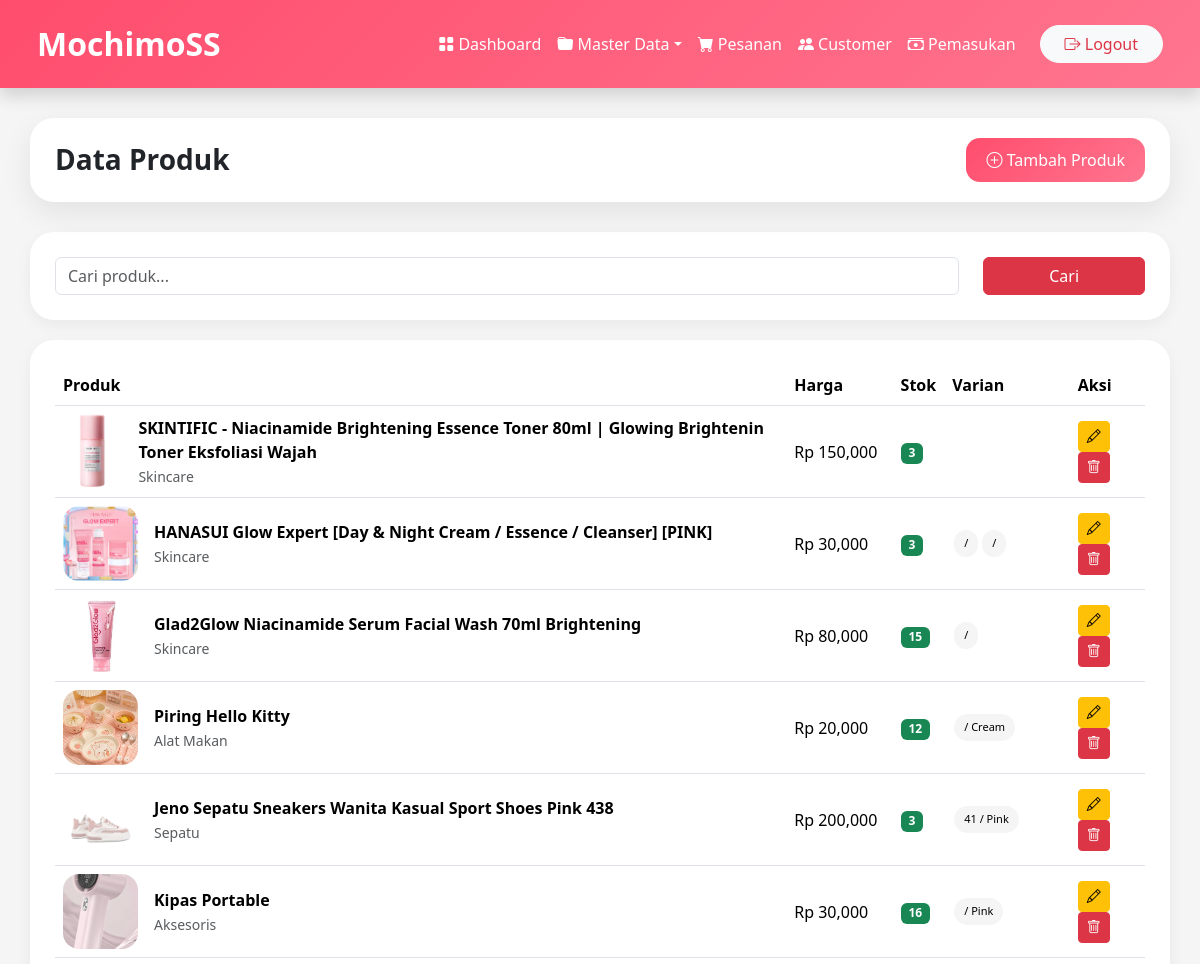
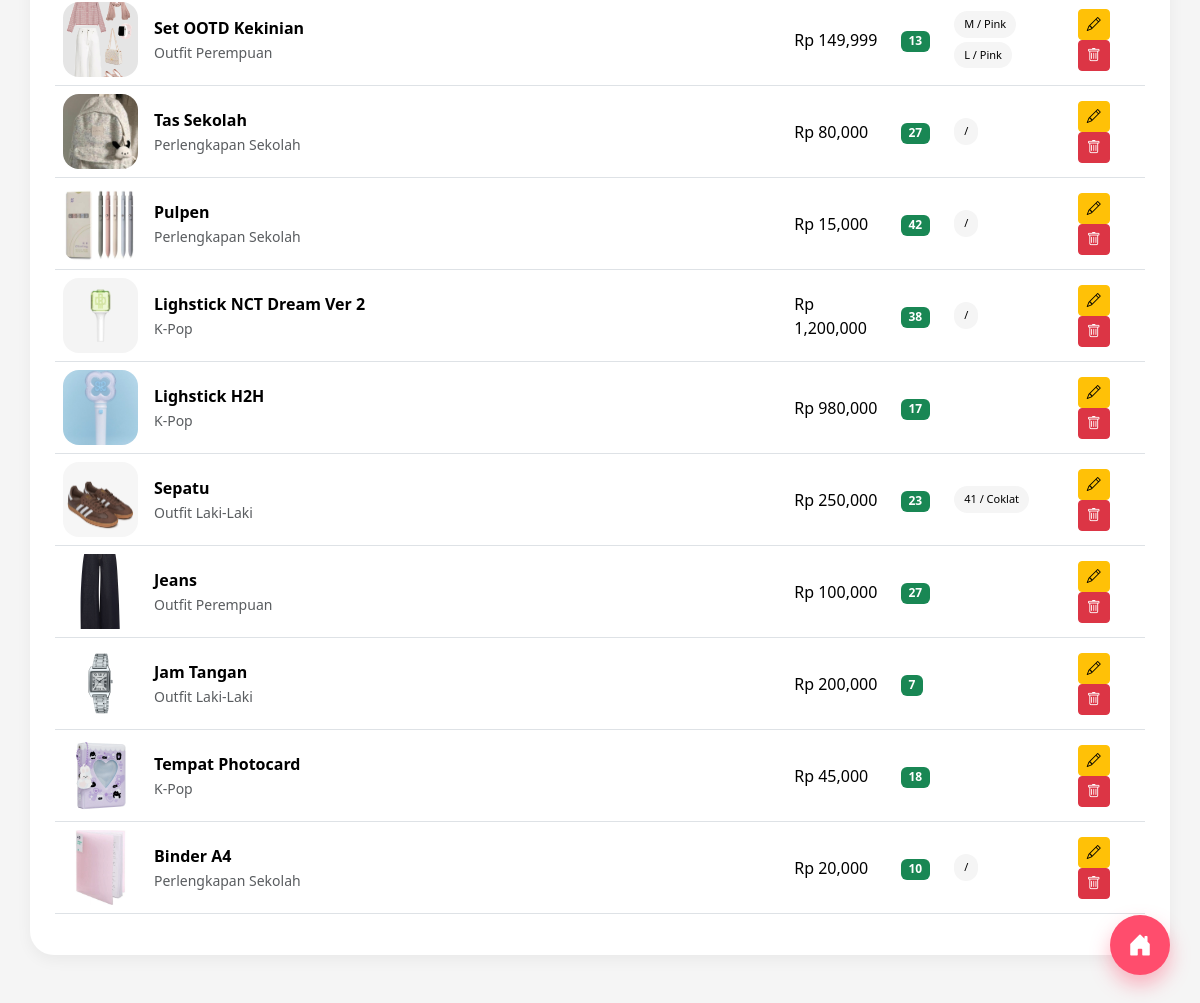
Page /admin/produk.php (signed in) on the committed database (2 pictures, top to bottom).
### tables this page shows
CREATE TABLE `produk` (
  `id_produk` int NOT NULL,
  `id_kategori` int DEFAULT NULL,
  `nama_produk` varchar(150) NOT NULL,
  `harga` int NOT NULL,
  `stok` int DEFAULT '0',
  `deskripsi` text,
  `gambar` varchar(255) DEFAULT NULL,
  `rating` decimal(2,1) DEFAULT '0.0',
  `created_at` timestamp NOT NULL DEFAULT CURRENT_TIMESTAMP,
  `ukuran` varchar(50) DEFAULT NULL
);

CREATE TABLE `kategori` (
  `id_kategori` int NOT NULL,
  `nama_kategori` varchar(100) NOT NULL,
  `gambar` varchar(255) DEFAULT NULL,
  `created_at` timestamp NOT NULL DEFAULT CURRENT_TIMESTAMP,
  `ikon` varchar(255) DEFAULT NULL
);

CREATE TABLE `varian_produk` (
  `id_varian` int NOT NULL,
  `id_produk` int NOT NULL,
  `ukuran` varchar(50) DEFAULT NULL,
  `warna` varchar(50) DEFAULT NULL,
  `stok` int DEFAULT '0',
  `gambar_varian` varchar(255) DEFAULT NULL,
  `harga_varian` int DEFAULT '0'
);

### admin/produk.php (the view, shortened to what this page needs)
<?php
include 'koneksi.php';
$search = isset($_GET['search']) ? mysqli_real_escape_string($conn, $_GET['search']) : '';
$query = mysqli_query($conn,"
    SELECT produk.*, kategori.nama_kategori
    FROM produk
    JOIN kategori ON produk.id_kategori = kategori.id_kategori
    WHERE produk.nama_produk LIKE '%$search%'
    ORDER BY produk.id_produk DESC
");
?>
<!DOCTYPE html>
<html lang="id">
<head>
    <link href="https://cdn.jsdelivr.net/npm/bootstrap@5.3.3/dist/css/bootstrap.min.css" rel="stylesheet">
    <link rel="stylesheet" href="https://cdn.jsdelivr.net/npm/bootstrap-icons@1.11.3/font/bootstrap-icons.min.css">
</head>
<body>
    <a href="dashboard.php" class="fab-dashboard" title="Kembali ke Dashboard">
        <i class="bi bi-house-door-fill" style="font-size: 24px;"></i>
    </a>
    <nav class="navbar navbar-expand-lg navbar-dark shadow">
        <div class="container-fluid">
            <a class="navbar-brand text-white" href="dashboard.php">MochimoSS</a>
            <div class="collapse navbar-collapse" id="navbarAdmin">
                <ul class="navbar-nav ms-auto align-items-lg-center">
                    <li class="nav-item"><a class="nav-link" href="dashboard.php"><i class="bi bi-grid-fill"></i> Dashboard</a></li>
                    <li class="nav-item dropdown">
                        <a class="nav-link dropdown-toggle" href="#" role="button" data-bs-toggle="dropdown"><i class="bi bi-folder-fill"></i> Master Data</a>
                    </li>
                    <li class="nav-item"><a class="nav-link" href="pesanan.php"><i class="bi bi-cart-fill"></i> Pesanan</a></li>
                    <li class="nav-item"><a class="nav-link" href="customer.php"><i class="bi bi-people-fill"></i> Customer</a></li>
                    <li class="nav-item"><a class="nav-link" href="pemasukan.php"><i class="bi bi-cash-stack"></i> Pemasukan</a></li>
                    <li class="nav-item ms-lg-3"><a href="logout.php" class="btn btn-light text-danger rounded-pill px-4"><i class="bi bi-box-arrow-right"></i> Logout</a></li>
                </ul>
            </div>
        </div>
    </nav>
    <div class="sticky-topbox">
        <h3 class="fw-bold mb-0">Data Produk</h3>
        <a href="tambah_produk.php" class="btn-add"><i class="bi bi-plus-circle"></i> Tambah Produk</a>
    </div>
    <div class="content">
        <div class="search-card">
            <form method="GET" class="row">
                <div class="col-md-10"><input type="text" name="search" class="form-control" placeholder="Cari produk..." value="<?= $search; ?>"></div>
                <div class="col-md-2 mt-2 mt-md-0"><button class="btn btn-danger w-100">Cari</button></div>
            </form>
        </div>
        <div class="table-box">
            <div class="table-responsive">
                <table class="table align-middle">
                    <thead><tr><th>Produk</th><th>Harga</th><th>Stok</th><th>Varian</th><th>Aksi</th></tr></thead>
                    <tbody>
                        <?php while($data = mysqli_fetch_assoc($query)) :
                            $id_produk = $data['id_produk'];
                            $total_stok = intval($data['stok']);
                            $varian_query = mysqli_query($conn,"SELECT * FROM varian_produk WHERE id_produk='$id_produk'");
                            $varian_html = '';
                            while($v = mysqli_fetch_assoc($varian_query)){
                                $total_stok += intval($v['stok']);
                                $varian_html .= "<span class='variant-item'>".$v['ukuran']." / ".$v['warna']."</span>";
                            }
                        ?>
                        <tr>
                            <td>
                                <div class="d-flex align-items-center">
                                    <img src="upload/<?= $data['gambar']; ?>" class="product-image me-3">
                                    <div><div class="fw-bold"><?= $data['nama_produk']; ?></div><small class="text-muted"><?= $data['nama_kategori']; ?></small></div>
                                </div>
                            </td>
                            <td>Rp <?= number_format($data['harga']); ?></td>
                            <td><span class="badge <?= $total_stok > 0 ? 'bg-success' : 'bg-danger' ?>"><?= $total_stok; ?></span></td>
                            <td><?= $varian_html; ?></td>
                            <td>
                                <a href="edit_produk.php?id=<?= $data['id_produk']; ?>" class="btn btn-warning btn-sm"><i class="bi bi-pencil"></i></a>
                                <a href="hapus_produk.php?id=<?= $data['id_produk']; ?>" class="btn btn-danger btn-sm" onclick="return confirm('Yakin?')"><i class="bi bi-trash"></i></a>
                            </td>
                        </tr>
                        <?php endwhile; ?>
                    </tbody>
                </table>
            </div>
        </div>
    </div>
</body>
</html>

### admin/produk.php (style rules this page uses)
body { background: #f5f5f5; font-family: 'Segoe UI', sans-serif; }
.navbar { background: linear-gradient(135deg, #ff4d6d, #ff758f); padding: 15px 25px; z-index: 1050; }
.navbar-brand { font-size: 32px; font-weight: 800; }
.nav-link { color: white !important; font-weight: 500; }
.sticky-topbox { position: sticky; top: 20px; z-index: 1000; background: white; border-radius: 24px; padding: 20px 25px; margin: 30px; box-shadow: 0 10px 30px rgba(0,0,0,0.08); display: flex; justify-content: space-between; align-items: center; }
.fab-dashboard { position: fixed; bottom: 30px; right: 30px; width: 60px; height: 60px; background: #ff4d6d; color: white; border-radius: 50%; display: flex; align-items: center; justify-content: center; box-shadow: 0 10px 20px rgba(255, 77, 109, 0.4); z-index: 9999; text-decoration: none; transition: 0.3s; }
.content { padding: 0 30px 30px 30px; }
.search-card, .table-box { background: white; border-radius: 24px; padding: 25px; margin-bottom: 20px; box-shadow: 0 5px 15px rgba(0,0,0,0.05); }
.btn-add { background: linear-gradient(135deg, #ff4d6d, #ff758f); color: white; border-radius: 14px; padding: 10px 20px; text-decoration: none; }
.product-image { width: 75px; height: 75px; border-radius: 16px; object-fit: cover; }
.variant-item { display: inline-block; background: #f5f5f5; padding: 5px 10px; border-radius: 20px; font-size: 11px; margin: 2px; }

### rows in the picture
produk: gambar (picture), nama_produk "SKINTIFIC - Niacinamide Brightening Essence Toner 80ml | Glowing Brightenin Toner Eksfoliasi Wajah", id_kategori.nama_kategori "Skincare", harga "150,000", stok "3"
produk: gambar (picture), nama_produk "HANASUI Glow Expert [Day & Night Cream / Essence / Cleanser] [PINK]", id_kategori.nama_kategori "Skincare", harga "30,000", total_stok "3"
produk: gambar (picture), nama_produk "Glad2Glow Niacinamide Serum Facial Wash 70ml Brightening", id_kategori.nama_kategori "Skincare", harga "80,000", total_stok "15"
produk: gambar (picture), nama_produk "Piring Hello Kitty", id_kategori.nama_kategori "Alat Makan", harga "20,000", total_stok "12"
varian_produk: warna "Cream"
produk: gambar (picture), nama_produk "Jeno Sepatu Sneakers Wanita Kasual Sport Shoes Pink 438", id_kategori.nama_kategori "Sepatu", harga "200,000", total_stok "3"
varian_produk: ukuran "41", warna "Pink"
produk: gambar (picture), nama_produk "Kipas Portable", id_kategori.nama_kategori "Aksesoris", harga "30,000", total_stok "16"
varian_produk: warna "Pink"
produk: gambar (picture), nama_produk "Set OOTD Kekinian", id_kategori.nama_kategori "Outfit Perempuan", harga "149,999", total_stok "13"
varian_produk: ukuran "M", warna "Pink"
varian_produk: ukuran "L", warna "Pink"
produk: gambar (picture), nama_produk "Tas Sekolah", id_kategori.nama_kategori "Perlengkapan Sekolah", harga "80,000", total_stok "27"
produk: gambar (picture), nama_produk "Pulpen", id_kategori.nama_kategori "Perlengkapan Sekolah", harga "15,000", total_stok "42"
produk: gambar (picture), nama_produk "Lighstick NCT Dream Ver 2", id_kategori.nama_kategori "K-Pop", harga "1,200,000", total_stok "38"
produk: gambar (picture), nama_produk "Lighstick H2H", id_kategori.nama_kategori "K-Pop", harga "980,000", stok "17"
produk: gambar (picture), nama_produk "Sepatu", id_kategori.nama_kategori "Outfit Laki-Laki", harga "250,000", total_stok "23"
varian_produk: ukuran "41", warna "Coklat"
produk: gambar (picture), nama_produk "Jeans", id_kategori.nama_kategori "Outfit Perempuan", harga "100,000", stok "27"
produk: gambar (picture), nama_produk "Jam Tangan", id_kategori.nama_kategori "Outfit Laki-Laki", harga "200,000", stok "7"
produk: gambar (picture), nama_produk "Tempat Photocard", id_kategori.nama_kategori "K-Pop", harga "45,000", stok "18"
produk: gambar (picture), nama_produk "Binder A4", id_kategori.nama_kategori "Perlengkapan Sekolah", harga "20,000", total_stok "10"
